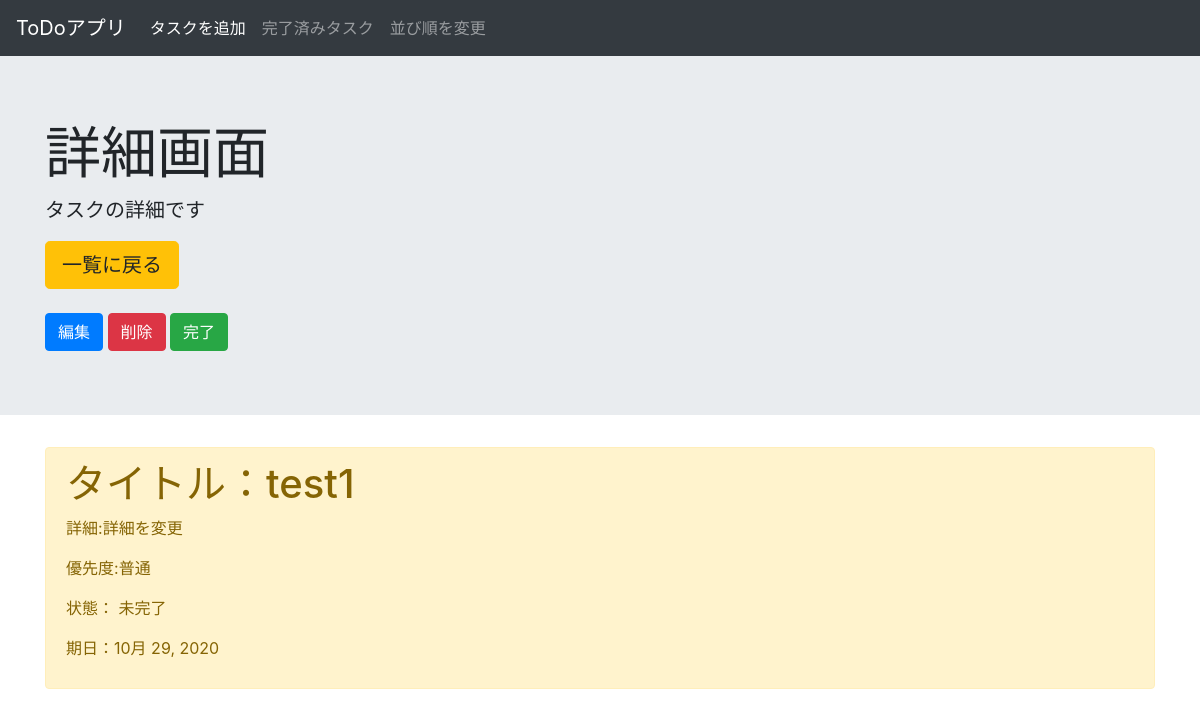
Page /detail/1 on the earlier database version.
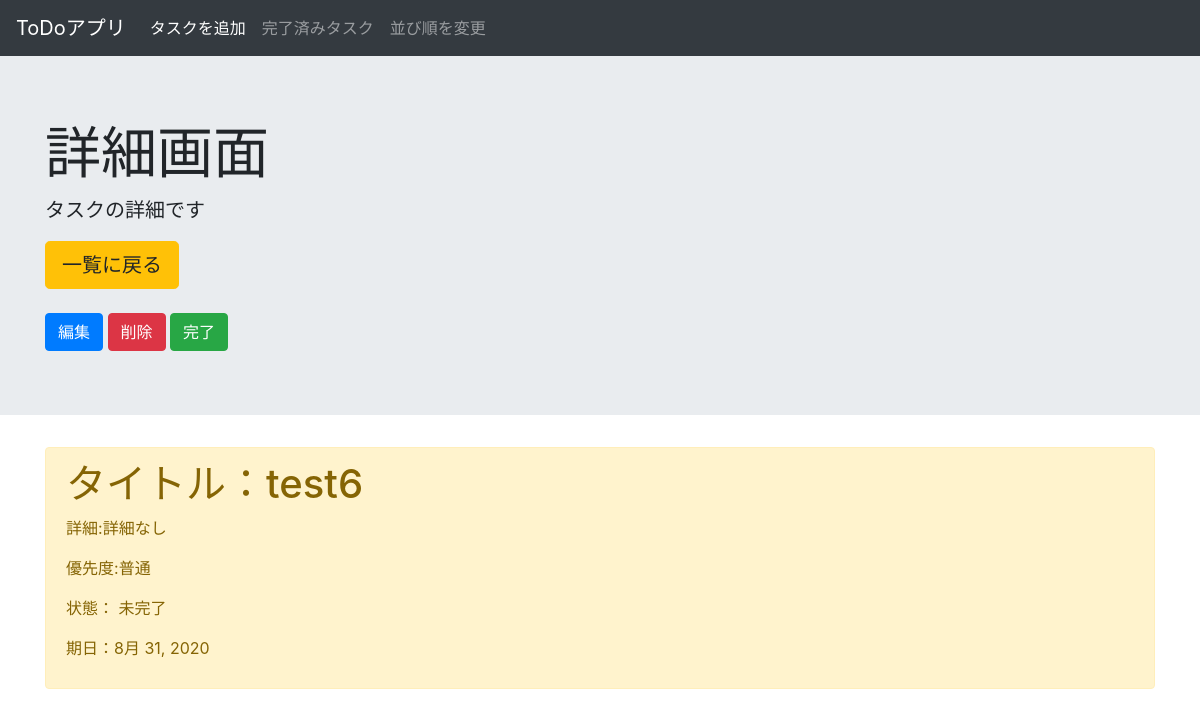
Same page on the later database version.
### todo/models.py (models this page shows, shortened)
class ToDoModel(models.Model):
    class Meta(object):
        db_table = 'todo'
    PRIORITY = (('danger', '高い'), ('warning', '普通'), ('primary', '低い'))
    STATUS_CHOICES = [
        ('doing', '未完了'),
        ('done', '完了'),
    ]
    title = models.CharField(max_length=200, verbose_name='タイトル')
    memo = models.TextField(verbose_name='詳細', blank=True, null=True, default='詳細なし')
    priority = models.CharField(max_length=50, choices=PRIORITY,
                                verbose_name='優先度', default='warning')
    duedate = models.DateField(verbose_name='締め切り日', default=timezone.now)
    status = models.CharField(max_length=50, choices=STATUS_CHOICES,
                              verbose_name='状況', default='doing')

### todo/views.py (the view)
# urls.py: path('detail/<int:pk>', views.TodoDetailView.as_view(), name='detail'),
class TodoDetailView(DetailView):
    template_name = 'todo/detail.html'
    model = ToDoModel

### templates/todo/detail.html
{% extends 'base.html' %}
{% block header %}
<div class="jumbotron jumbotron-fluid">
    <div class="container">
        <h1 class="display-4">詳細画面</h1>
        <p class="lead">タスクの詳細です</p>
        <a href="{% url 'list'%}" class="btn btn-warning btn-lg" tabindex="-1" role="button"
            aria-disabled="true">一覧に戻る</a>
        <br>
        <br>
        <a href="{% url 'update' object.pk %}" class="btn btn-primary btn" tabindex="-1" role="button"
            aria-disabled="true">編集</a>
        <a href="{% url 'delete' object.pk%}" class="btn btn-danger btn" tabindex="-1" role="button"
            aria-disabled="true">削除</a>
        <a href="{% url 'move' object.pk%}" class="btn btn-success btn" tabindex="-1" role="button"
            aria-disabled="true">
            {% if object.status == 'doing'%}
            完了
            {% else %}
            戻す
            {% endif %}</a>
    </div>
</div>
{% endblock header %}
{% block content %}
<div class="container">
    <div class="alert alert-{{object.priority}}" role="alert">
        <h1>タイトル：{{object.title}}</h1>
        <p>詳細:{{object.memo}}</p>
        <p>優先度:{{object.get_priority_display}}</p>
        <p>状態：
            {% if object.status == 'doing' %}
            未完了
            {% else %}
            完了
            {% endif %}
        </p>
        <p>期日：{{object.duedate}}</p>
    </div>
</div>
{% endblock content %}

Differences in the rows shown:
changed ToDoModel "普通": title "test1" → "test6"; memo "詳細を変更" → "詳細なし"; duedate "10月 29, 2020" → "8月 31, 2020"
